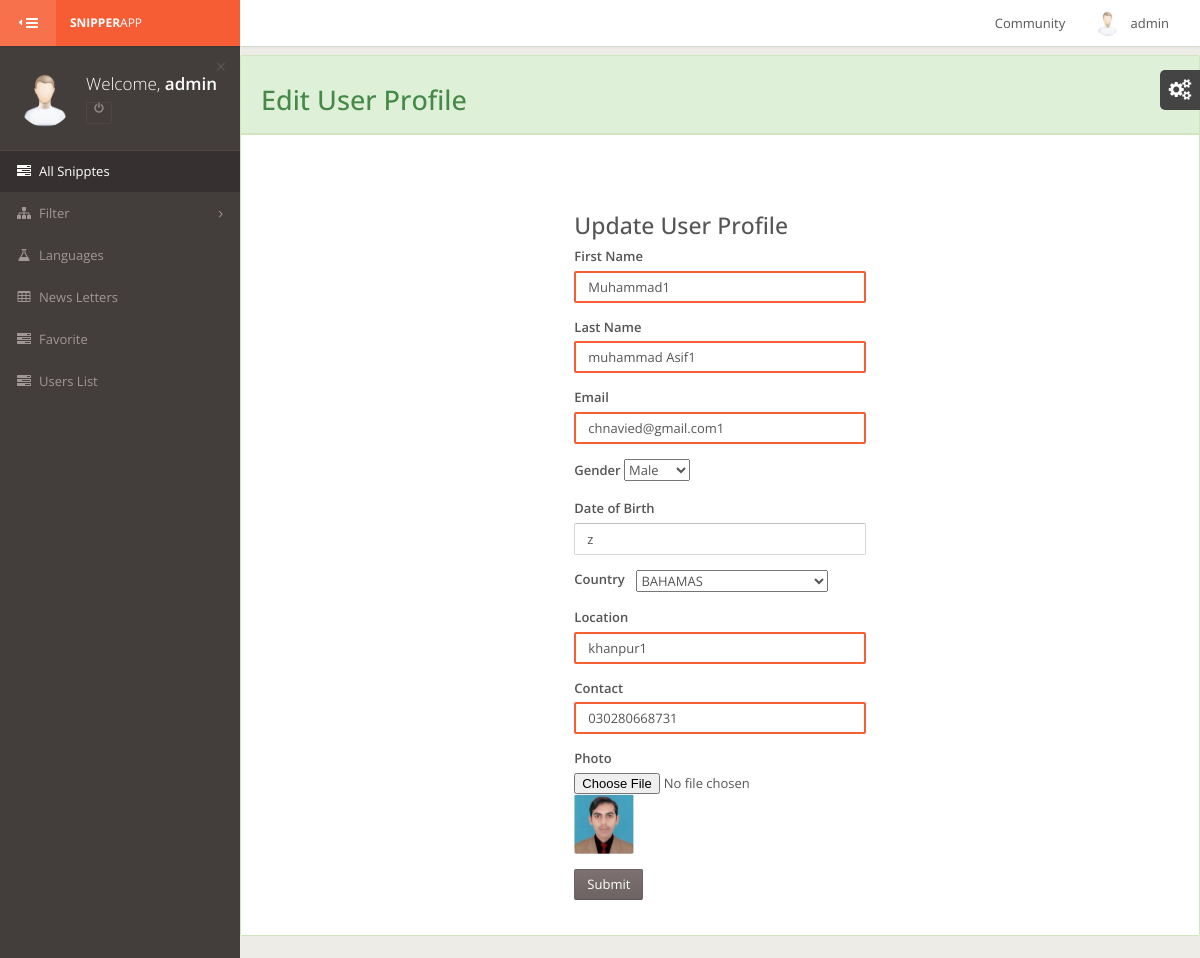
The app's page /admin/edit_user.php?id=12 (signed in) with its own data.
### tables this page shows
CREATE TABLE IF NOT EXISTS `uprofile` (
  `id` int(11) NOT NULL auto_increment,
  `fname` varchar(100) NOT NULL,
  `name` varchar(100) NOT NULL,
  `email` varchar(100) NOT NULL,
  `Password` varchar(100) NOT NULL,
  `birthday` varchar(100) NOT NULL,
  `Country` varchar(100) NOT NULL,
  `Location` varchar(100) NOT NULL,
  `contact` text NOT NULL,
  `gender` varchar(10) NOT NULL,
  `photo` text NOT NULL,
  `status` varchar(100) NOT NULL default 'a',
  PRIMARY KEY  (`id`)
);

### admin/edit_user.php (the view, shortened to what this page needs)
<?php include "header.php";
$id = $_GET['id'];
$select  = "select * from uprofile where id ='$id'";
$res  = mysql_query($select);
$row  = mysql_fetch_array($res);
 ?>
        <div id="page-wrapper" >
            <div id="page-inner">
                <div class="row">
                    <div class="col-md-12">
                    </div>
                </div>
            <div class="row">
                <div class="col-md-12">
                    <div class="panel panel-success">
                        <div class="panel-heading">
                            <h2> Edit User Profile</h2>
                        </div>
                <div class="panel-body">
                </div>
<link rel="stylesheet" type="text/css" media="all" href="assets/css/jsDatePick_ltr.min.css" />
                        <div class="panel-body">
                            <div class="row">
                                <div class="col-md-4 col-xs-12">&nbsp;&nbsp;</div>
                                <div class="col-md-4 col-md-12">
                                    <h3>Update User Profile</h3>
                                    <form role="form" method="post" enctype="multipart/form-data">
                                        <div class="form-group groupbotom">
                                            <label class="txtLbls">First Name </label>
                                            <input class="form-control txtfields" name="fname" value="<?php  echo $row['fname'];?>" />
                                        </div>
                                        <div class="form-group">
                                            <label class="txtLbls">Last Name</label>
                                            <input class="form-control txtfields"  name="name" value="<?php  echo $row['name'];?>"/>
                                        </div>
                                        <div class="form-group">
                                            <label class="txtLbls">Email</label>
                                            <input class="form-control txtfields" value="<?php  echo $row['email'];?>" name="email" />
                                        </div>
                                        <div class="form-group">
                                            <?php $g = $row['gender'];
  $chek="";
       if($g=="Male"){
			$chek="Selected";
					  }
			  else {
			  $chek1 = "selected";
			   } ?>
  <label for="">Gender</label>
  <select  name="gender" class="salefield">
  <option <?php echo $chek ;?>  value="Male">Male</option>
  </select>
                                        </div>
<div class="form-group">
                                            <label class="txtLbls">Date of Birth</label>
                                           <input   class="form-control" type="text" id="sdate" name="date" value="<?php echo $row['birthday'];?>" placeholder="Date Of Birth">
                                        </div>
                                        <div class="form-group">
                                            <label class="txtLbls">Country</label>
                                           <select name="country" class="salefield">
  <option><?php  echo $row['Country'];?></option>
  </select>
                                        </div>
                                        <div class="form-group">
                                            <label class="txtLbls">Location</label>
                                            <input class="form-control txtfields"  name="location" value="<?php  echo $row['Location'];?>"/>
                                        </div>
                                        <div class="form-group">
                                            <label class="txtLbls">Contact</label>
                                            <input class="form-control txtfields"  name="contact" value="<?php  echo $row['contact'];?>"/>
                                        </div>
                                        <div class="form-group">
                                            <label class="txtLbls">Photo</label>
                                           <input name="file" type="file"><img class="img-rounded" src="<?php  echo $row['photo'];?>" width="60px" height="60px"/>
                                        </div>
                                        <div class="form-group">
                                            <input type="submit" name="submit" class="btn btn-primary" />
                                        </div>
                                    </form>
                                    </div>
                                <div class="col-md-4 col-xs-12">&nbsp;&nbsp;</div>
                        </div>
                    </div>
                    </div>
                </div>
            </div>
        </div>
<?php include "footer.php" ?>

### admin/header.php (shortened to what this page needs)
<?php
$UserSessions	= $_SESSION['user_sess'];
$querySesion   =  "SELECT * FROM uprofile WHERE email = '$UserSessions'";
$resSesion   =  mysql_query($querySesion) or die(mysql_error());
while($rowSesion  =  mysql_fetch_array($resSesion))
{
  $UserFirstName    = $rowSesion['fname'];
}
?>
<!DOCTYPE html>
 <html class="gt-ie8 gt-ie9 not-ie">
<head>
	<link href="assets/stylesheets/bootstrap.min.css" rel="stylesheet" type="text/css">
	<link href="assets/stylesheets/landerapp.min.css" rel="stylesheet" type="text/css">
	<link href="assets/stylesheets/widgets.min.css" rel="stylesheet" type="text/css">
	<link href="assets/stylesheets/rtl.min.css" rel="stylesheet" type="text/css">
	<link href="assets/stylesheets/themes.min.css" rel="stylesheet" type="text/css">
</head>
<body class="theme-default main-menu-animated">
<div id="main-wrapper">
	<div id="main-navbar" class="navbar navbar-inverse" role="navigation">
		<button type="button" id="main-menu-toggle"><i class="navbar-icon fa fa-bars icon"></i><span class="hide-menu-text">HIDE MENU</span></button>
		<div class="navbar-inner">
			<div class="navbar-header">
				<a href="profile.php" class="navbar-brand">
					<strong>Snipper</strong>App
				</a>
			</div>
			<div id="main-navbar-collapse" class="collapse navbar-collapse main-navbar-collapse">
				<div>
					<div class="right clearfix">
                        <ul class="nav navbar-nav pull-right right-navbar-nav">
							<li class="dropdown">
								<a href="#" class="dropdown-toggle user-menu" data-toggle="dropdown">
									<img src="<?php echo '../photo/admin.png'?>" alt="<?php echo '../'.$MyPhoto;?>">
									<span><?php echo $_SESSION['user_sess']; ?></span>
								</a>
							</li>
						</ul>
                        <ul class="nav navbar-nav pull-right right-navbar-nav">
							<li class="dropdown">
								<a href="community.php">
									<span><?php echo 'Community' ?></span>
								</a>
							</li>
						</ul>
					</div>
				</div>
			</div>
		</div>
	</div>
	<div id="main-menu" role="navigation">
		<div id="main-menu-inner">
			<div class="menu-content top" id="menu-content-demo">
				<div>
					<div class="text-bg"><span class="text-slim">Welcome,</span> <span class="text-semibold"><?php echo $UserFirstName ?></span></div>
					<img src="<?php echo '../photo/admin.png'; ?>" alt="" class="">
					<div class="btn-group">
						<a name="logout" title="logout" href="../logout.php" class="btn btn-xs btn-danger btn-outline dark"><i class="fa fa-power-off"></i></a>
					</div>
					<a href="#" class="close">&times;</a>
				</div>
			</div>
			<ul class="navigation">
				<li class="active">
					<a href="allsnipptes.php"><i class="menu-icon fa fa-tasks"></i><span class="mm-text">All Snipptes</span></a>
				</li>
                <li class="mm-dropdown">
					<a href="#"><i class="menu-icon fa fa-sitemap"></i><span class="mm-text">Filter</span></a>
				</li>
				<li>
					<a href="languages.php"><i class="menu-icon fa fa-flask"></i><span class="mm-text">Languages</span></a>
				</li>
				<li>
					<a href="#"><i class="menu-icon fa fa-table"></i><span class="mm-text">News Letters</span></a>
				</li>
				<li>
					<a href="faveret.php"><i class="menu-icon fa fa-tasks"></i><span class="mm-text">Favorite</span></a>
				</li>
				<li>
					<a href="users.php"><i class="menu-icon fa fa-tasks"></i><span class="mm-text">Users List</span></a>
				</li>
			</ul>
		</div>
	</div>

### admin/edit_user.php (style rules this page uses)
.txtfields { border:2px solid #F65D35; }
.txtlbls { float:left !important; margin-right:4%; }

### records on screen
uprofile: fname "admin"
uprofile: fname "Muhammad1", name "muhammad Asif1", email "chnavied@gmail.com1", date "z", country "BAHAMAS", location "khanpur1", contact "030280668731", photo (picture)

### other values on screen
$_SESSION['user_sess'] "admin"
